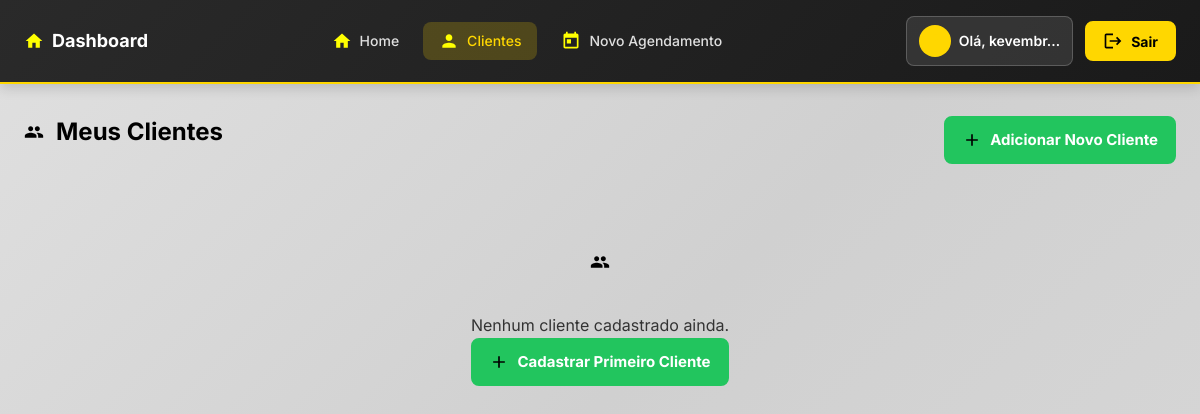
The page /clientes/ (signed in) on the database as committed earlier.
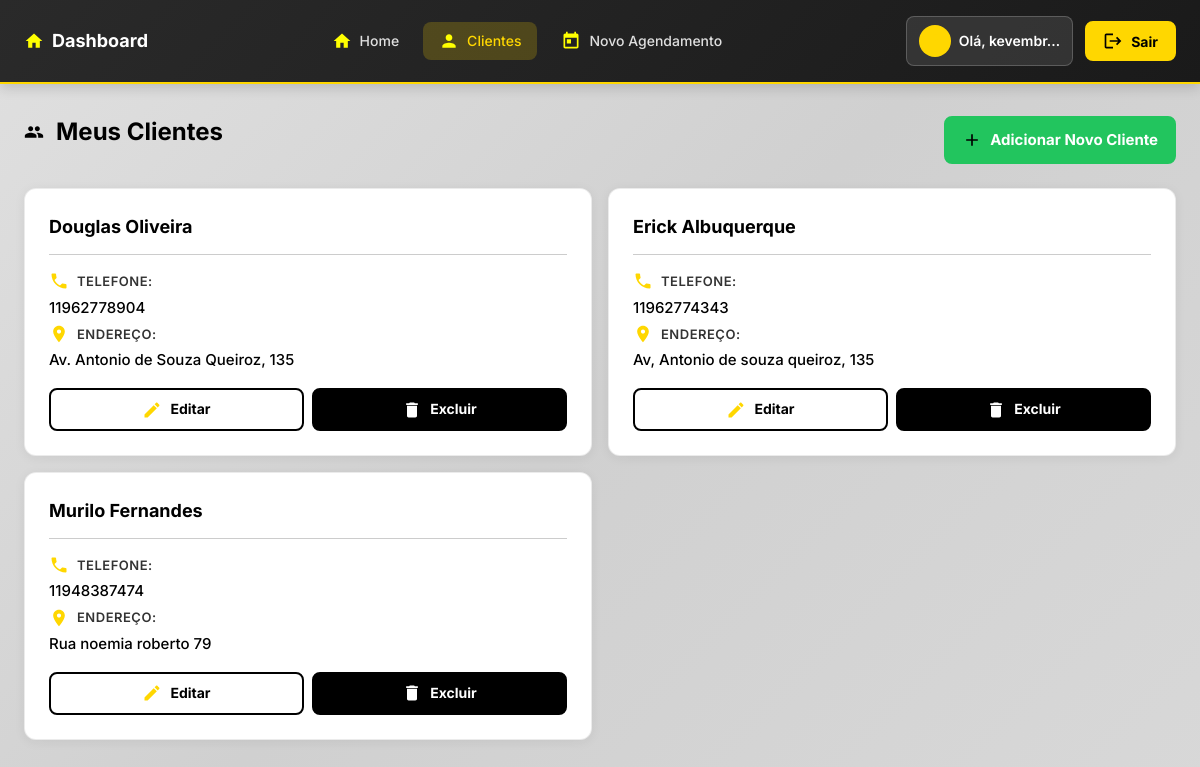
The same page on the database as committed later.
### agendamentos/models.py (models this page shows, shortened)
class Cliente(models.Model):
    nome = models.CharField(max_length=100)
    telefone = models.CharField(max_length=15, unique=True, blank=True, null=True)
    endereco = models.TextField(blank=True, null=True, help_text="Endereço completo do cliente")
    observacoes = models.TextField(blank=True, null=True)

### agendamentos/views.py (the view)
# urls.py: path('clientes/', views.lista_clientes, name='lista_clientes'),
@login_required
def lista_clientes(request):
    clientes = Cliente.objects.all().order_by('nome')
    return render(request, 'agendamentos/lista_clientes.html', {'clientes': clientes})

### agendamentos/templates/agendamentos/lista_clientes.html (shortened to what this page needs)
{% extends 'agendamentos/base.html' %}
{% block content %}
<div class="d-flex justify-content-between align-items-center mb-3">
    <h2><span class="icon icon-users"></span>Meus Clientes</h2>
    <a href="{% url 'criar_cliente' %}" class="btn btn-success"><span class="icon icon-add"></span>Adicionar Novo Cliente</a>
</div>
{% if clientes %}
  <div class="mobile-appointments">
    {% for cliente in clientes %}
    <div class="appointment-card">
      <div class="appointment-header">
        <div class="appointment-main-info">
          <div class="appointment-client-name">{{ cliente.nome }}</div>
        </div>
      </div>
      <div class="appointment-info">
        <div class="appointment-info-row">
          <span class="appointment-info-label">
            <span class="icon icon-phone"></span>Telefone:
          </span>
          <span class="appointment-info-value">
            {% if cliente.telefone %}
              <a href="tel:{{ cliente.telefone }}">{{ cliente.telefone }}</a>
            {% else %}
              -
            {% endif %}
          </span>
        </div>
        {% if cliente.endereco %}
        <div class="appointment-info-row">
          <span class="appointment-info-label">
            <span class="icon icon-location"></span>Endereço:
          </span>
          <span class="appointment-info-value">
            <a href="https://www.google.com/maps/search/?api=1&query={{ cliente.endereco }}" target="_blank">
              {{ cliente.endereco|truncatechars:40 }}
            </a>
          </span>
        </div>
        {% endif %}
      </div>
      <div class="appointment-actions">
        <a href="{% url 'editar_cliente' cliente.pk %}" class="btn btn-sm btn-secondary" style="flex: 1;">
          <span class="icon icon-edit"></span>Editar
        </a>
        <a href="{% url 'deletar_cliente' cliente.pk %}" class="btn btn-sm btn-danger" style="flex: 1;">
          <span class="icon icon-delete"></span>Excluir
        </a>
      </div>
    </div>
    {% endfor %}
  </div>
{% else %}
  <div class="no-appointments" style="text-align: center; padding: 2rem; color: var(--text-secondary);">
    <div style="font-size: 3rem; margin-bottom: 1rem;"><span class="icon icon-users" style="font-size: 3rem; color: var(--text-secondary);"></span></div>
    <p>Nenhum cliente cadastrado ainda.</p>
    <a href="{% url 'criar_cliente' %}" class="btn btn-success"><span class="icon icon-add"></span>Cadastrar Primeiro Cliente</a>
  </div>
{% endif %}
{% endblock %}

Rows that differ between the two databases and show on the page:
added Cliente: nome "Douglas Oliveira", telefone "11962778904", endereco "Av. Antonio de Souza Queiroz, 135"
added Cliente: nome "Erick Albuquerque", telefone "11962774343", endereco "Av, Antonio de souza queiroz, 135"
added Cliente: nome "Murilo Fernandes", telefone "11948387474", endereco "Rua noemia roberto 79"
Other text that changed with them:
text no longer shown: "Nenhum cliente cadastrado ainda. Cadastrar Primeiro Cliente"
